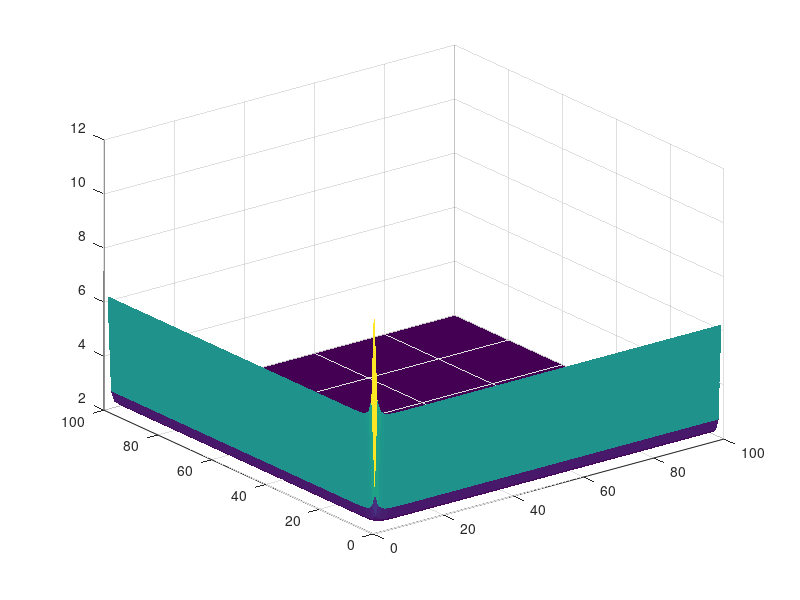

This chart was generated by the following MATLAB code:


for i = 1:100
    
    for j = 1:100
        
        outi = 0;
        outj = 0;
        
        
        for numstep = 1:100
            outi =  outi + 1/(numstep^i);
            outj =  outj + 1/(numstep^j);
            
        end
        
        matrix(i,j) = outi+outj;
        
        
        
    end
    
    
    
end

surf(matrix,'EdgeColor','none')
